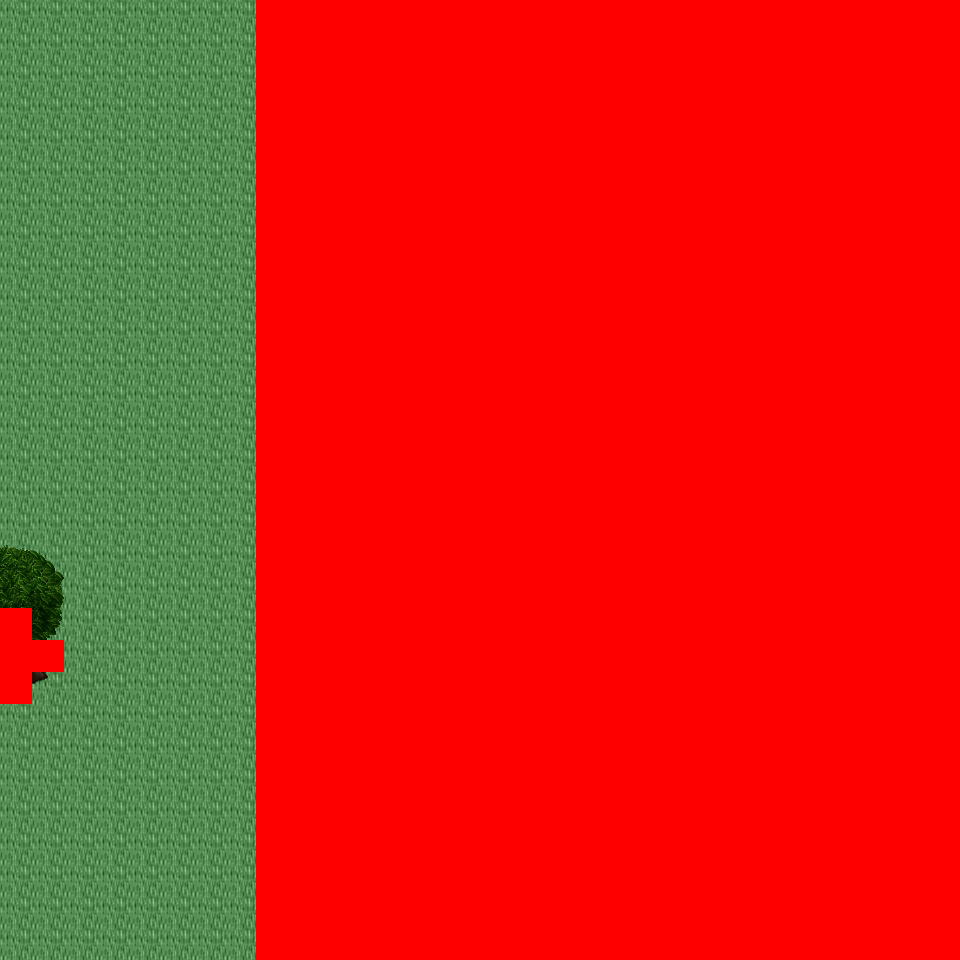

This game map was drawn from its Tiled (.tmx) file and the tilesets committed beside it. A one-line description and the trimmed map source follow:
An orthogonal 30x30 tile map with 32x32 px tiles, 6 tile layers (Ground, Object, Object2, Above, ...), 21 tilesets and 3 objects (3x mapchange).

<map version="1.0" orientation="orthogonal" renderorder="right-down" width="30" height="30" tilewidth="32" tileheight="32" nextobjectid="4">
  <tileset firstgid="1" name="tileset_logic_collision" tilewidth="32" tileheight="32" tilecount="1" columns="1">
    <image source="../drawable/tileset_logic_collision.png" width="32" height="32" />
  </tileset>
  <tileset firstgid="2" name="tileset_ground_ground" tilewidth="32" tileheight="32" tilecount="33" columns="3">
    <image source="../drawable/tileset_ground_ground.png" width="96" height="352" />
  </tileset>
  <tileset firstgid="35" name="tileset_building_castle" tilewidth="32" tileheight="32" tilecount="320" columns="20">
    <image source="../drawable/tileset_building_castle.png" width="640" height="512" />
  </tileset>
  <tileset firstgid="355" name="tileset_ground_water_pool" tilewidth="32" tileheight="32" tilecount="72" columns="3">
    <image source="../drawable/tileset_ground_water_pool.png" width="96" height="768" />
  </tileset>
  <tileset firstgid="427" name="tileset_ground_earth_edges" tilewidth="32" tileheight="32" tilecount="18" columns="6">
    <image source="../drawable/tileset_ground_earth_edges.png" width="192" height="96" />
  </tileset>
  <tileset firstgid="445" name="tileset_ground_grass_corners" tilewidth="32" tileheight="32" tilecount="24" columns="6">
    <image source="../drawable/tileset_ground_grass_corners.png" width="192" height="128" />
  </tileset>
  <tileset firstgid="469" name="tileset_ground_grass_edges" tilewidth="32" tileheight="32" tilecount="36" columns="12">
    <image source="../drawable/tileset_ground_grass_edges.png" width="384" height="96" />
  </tileset>
  <tileset firstgid="505" name="tileset_object_row_boat" tilewidth="32" tileheight="32" tilecount="30" columns="6">
    <image source="../drawable/tileset_object_row_boat.png" width="192" height="160" />
  </tileset>
  <tileset firstgid="535" name="tileset_item_ropes" tilewidth="32" tileheight="32" tilecount="4" columns="2">
    <image source="../drawable/tileset_item_ropes.png" width="64" height="64" />
  </tileset>
  <tileset firstgid="539" name="tileset_object_boardwalk" tilewidth="32" tileheight="32" tilecount="36" columns="6">
    <image source="../drawable/tileset_object_boardwalk.png" width="192" height="192" />
  </tileset>
  <tileset firstgid="575" name="tileset_object_ship" tilewidth="32" tileheight="32" tilecount="368" columns="16">
    <image source="../drawable/tileset_object_ship.png" width="512" height="736" />
  </tileset>
  <tileset firstgid="943" name="tileset_item_fishing_nets" tilewidth="32" tileheight="32" tilecount="6" columns="3">
    <image source="../drawable/tileset_item_fishing_nets.png" width="96" height="64" />
  </tileset>
  <tileset firstgid="949" name="tileset_item_fishrods" tilewidth="32" tileheight="32" tilecount="12" columns="4">
    <image source="../drawable/tileset_item_fishrods.png" width="128" height="96" />
  </tileset>
  <tileset firstgid="961" name="tileset_plant_stump_stump_vertical" tilewidth="32" tileheight="32" tilecount="1" columns="1">
    <image source="../drawable/tileset_plant_stump_stump_vertical.png" width="32" height="32" />
  </tileset>
  <tileset firstgid="962" name="tileset_item_pot_barrel" tilewidth="32" tileheight="32" tilecount="2" columns="1">
    <image source="../drawable/tileset_item_pot_barrel.png" width="32" height="64" />
  </tileset>
  <tileset firstgid="964" name="tileset_ground_cobbled_paving" tilewidth="32" tileheight="32" tilecount="1" columns="1">
    <image source="../drawable/tileset_ground_cobbled_paving.png" width="32" height="32" />
  </tileset>
  <tileset firstgid="965" name="tileset_ground_ladder_vertical_pale" tilewidth="32" tileheight="32" tilecount="5" columns="5">
    <image source="../drawable/tileset_ground_ladder_vertical_pale.png" width="160" height="32" />
  </tileset>
  <tileset firstgid="970" name="tileset_item_caution_sign" tilewidth="32" tileheight="32" tilecount="1" columns="1">
    <image source="../drawable/tileset_item_caution_sign.png" width="32" height="32" />
  </tileset>
  <tileset firstgid="971" name="tileset_ground_ridge_earth_dark" tilewidth="32" tileheight="32" tilecount="96" columns="12">
    <image source="../drawable/tileset_ground_ridge_earth_dark.png" width="384" height="256" />
  </tileset>
  <tileset firstgid="1067" name="tileset_ground_ridge_earth_pale" tilewidth="32" tileheight="32" tilecount="96" columns="12">
    <image source="../drawable/tileset_ground_ridge_earth_pale.png" width="384" height="256" />
  </tileset>
  <tileset firstgid="1163" name="tileset_plant_tree_tree_darkgreen" tilewidth="32" tileheight="32" tilecount="88" columns="8">
    <image source="../drawable/tileset_plant_tree_tree_darkgreen.png" width="256" height="352" />
  </tileset>
  <layer name="Ground" width="30" height="30">
    <data>[900 cells, 900 non-empty, 8 distinct tile ids]</data>
  </layer>
  <layer name="Object" width="30" height="30">
    <data>[900 cells, 18 non-empty, 8 distinct tile ids]</data>
  </layer>
  <layer name="Object2" width="30" height="30">
    <data>[900 cells, 0 non-empty, 0 distinct tile ids]</data>
  </layer>
  <layer name="Above" width="30" height="30">
    <data>[900 cells, 6 non-empty, 6 distinct tile ids]</data>
  </layer>
  <layer name="Above2" width="30" height="30">
    <data>[900 cells, 0 non-empty, 0 distinct tile ids]</data>
  </layer>
  <layer name="Walkable" width="30" height="30">
    <data>[900 cells, 664 non-empty, 1 distinct tile ids]</data>
  </layer>
  <objectgroup name="MapEvents">
    <object id="1" name="south" type="mapchange" x="0" y="928" width="256" height="32">
      <properties>
        <property name="map" value="0_ados_mountain_n2_w2_x3_y1" />
        <property name="place" value="north" />
      </properties>
    </object>
    <object id="2" name="west" type="mapchange" x="0" y="0" width="32" height="608">
      <properties>
        <property name="map" value="0_ados_mountain_n2_w2_x2_y0" />
        <property name="place" value="east" />
      </properties>
    </object>
    <object id="3" name="west2" type="mapchange" x="0" y="704" width="32" height="256">
      <properties>
        <property name="map" value="0_ados_mountain_n2_w2_x2_y0" />
        <property name="place" value="east2" />
      </properties>
    </object>
  </objectgroup>
</map>
